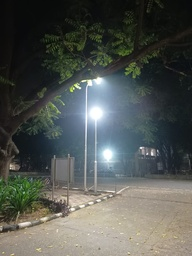
#> input picture assignment_1_submission/image_night_n.jpeg, 192 x 256 px, shrunk from 1200 x 1600 before the run
$ python q2d.py
#> lines starting #> are read from the running program, lines starting #| are printed output that depends on the picture
import numpy as np
from PIL import Image
import matplotlib.pyplot as plt
from numba import njit

@njit(cache=True)
def bilateral_filter(img_array, sigma_s, sigma_r, pad):
    rows, cols = img_array.shape
    window_size = 2 * pad + 1

    padded_rows = rows + 2 * pad
    padded_cols = cols + 2 * pad
    padded = np.zeros((padded_rows, padded_cols), dtype=np.float64)
    padded[pad:pad+rows, pad:pad+cols] = img_array

    for r in range(pad):
        padded[pad - 1 - r, pad:pad+cols] = img_array[r + 1, :]
        padded[padded_rows - pad + r, pad:pad+cols] = img_array[rows - 2 - r, :]

    for c in range(pad):
        padded[:, pad - 1 - c] = padded[:, pad + 1 + c]
        padded[:, padded_cols - pad + c] = padded[:, padded_cols - pad - 2 - c]

    spatial_weights = np.zeros((window_size, window_size), dtype=np.float64)
    for wr in range(window_size):
        for wc in range(window_size):
            di = wr - pad
            dj = wc - pad
            spatial_weights[wr, wc] = np.exp(-(di**2 + dj**2) / (2.0 * sigma_s**2))

    output = np.zeros((rows, cols), dtype=np.float64)
    two_sigma_r_sq = 2.0 * (sigma_r ** 2)

    for r in range(rows):
        for c in range(cols):
            center_val = img_array[r, c]
            weight_sum = 0.0
            filtered_val = 0.0

            for wr in range(window_size):
                for wc in range(window_size):
                    pixel_val = padded[r + wr, c + wc]
                    spatial_w = spatial_weights[wr, wc]

                    intensity_diff = pixel_val - center_val
                    range_w = np.exp(-(intensity_diff**2) / two_sigma_r_sq)

                    combined_w = spatial_w * range_w
                    weight_sum += combined_w
                    filtered_val += pixel_val * combined_w

            if weight_sum > 0.0:
                output[r, c] = filtered_val / weight_sum
            else:
                output[r, c] = center_val

    return output

def base_detail_decomposition_bilateral(img_array, sigma_s=5.0, sigma_r=0.25, alpha=0.3, beta=1.4):
    eps = 1.0
    log_domain = np.log(img_array + eps)

    pad = int(np.ceil(3 * sigma_s))

    base_component = bilateral_filter(log_domain, sigma_s, sigma_r, pad)
    detail_component = log_domain - base_component

    base_visual = np.clip(np.exp(base_component) - eps, 0, 255).astype(np.uint8)
    detail_visual = np.clip(128 + (detail_component * 128), 0, 255).astype(np.uint8)

    base_mean = np.mean(base_component)
    compressed_base = alpha * (base_component - base_mean) + base_mean
    enhanced_detail = beta * detail_component

    recomposed_log = compressed_base + enhanced_detail
    recomposed_linear = np.exp(recomposed_log) - eps

    final_output = np.clip(recomposed_linear, 0, 255).astype(np.uint8)

    return base_visual, detail_visual, final_output

if __name__ == "__main__":
    try:
        img = Image.open('image_night_n.jpeg').convert('L')
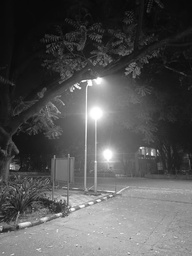
#> img: PIL image 192x256 L; min 4, max 255, mean 84.6
    except FileNotFoundError:
        exit()

    img_pixels = np.array(img, dtype=np.float64)

    sigma_s_values = [1.0, 3.0, 7.0]
    sigma_r_values = [0.04, 0.12, 0.39]

    results = {}

    for s_val in sigma_s_values:
        for r_val in sigma_r_values:
#> (the run stopped early here; a loop or call above may not have finished)
